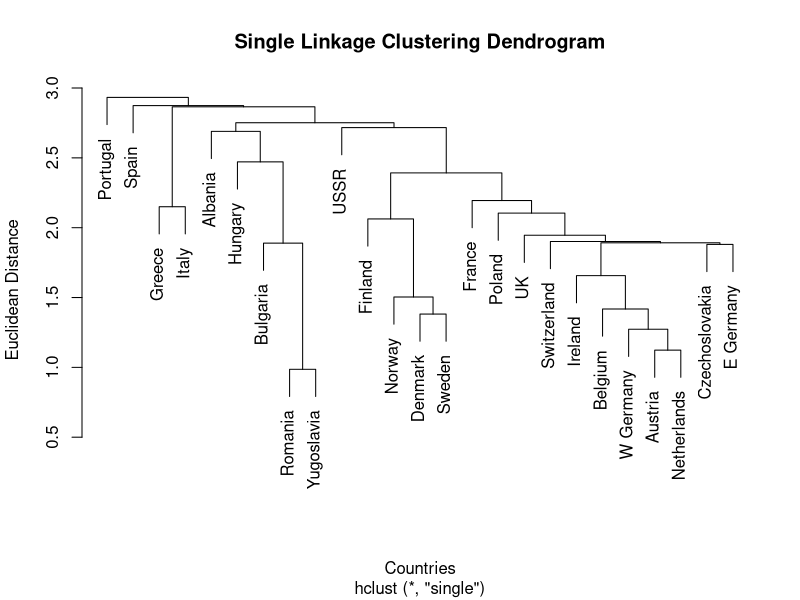
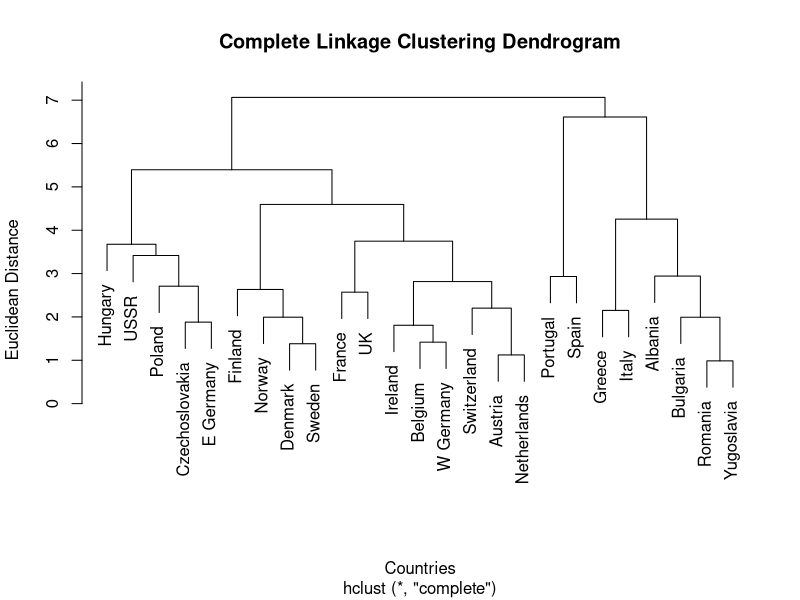
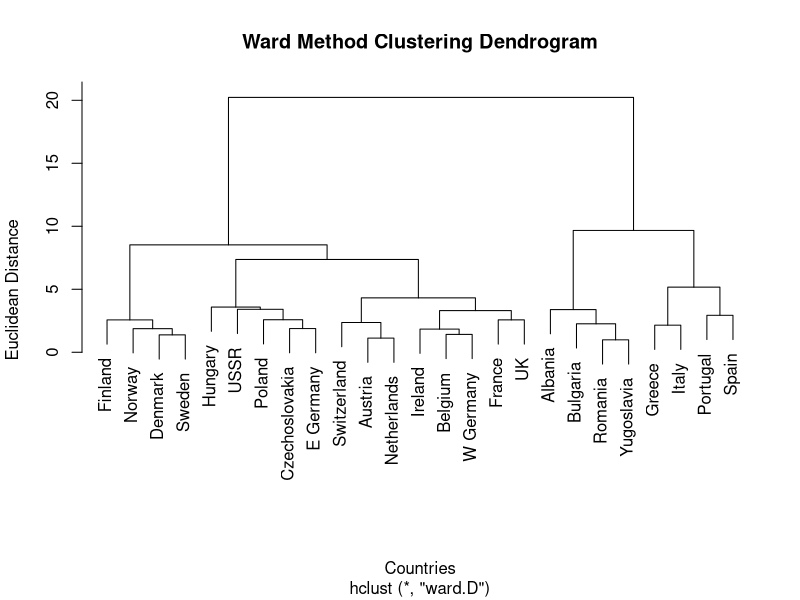
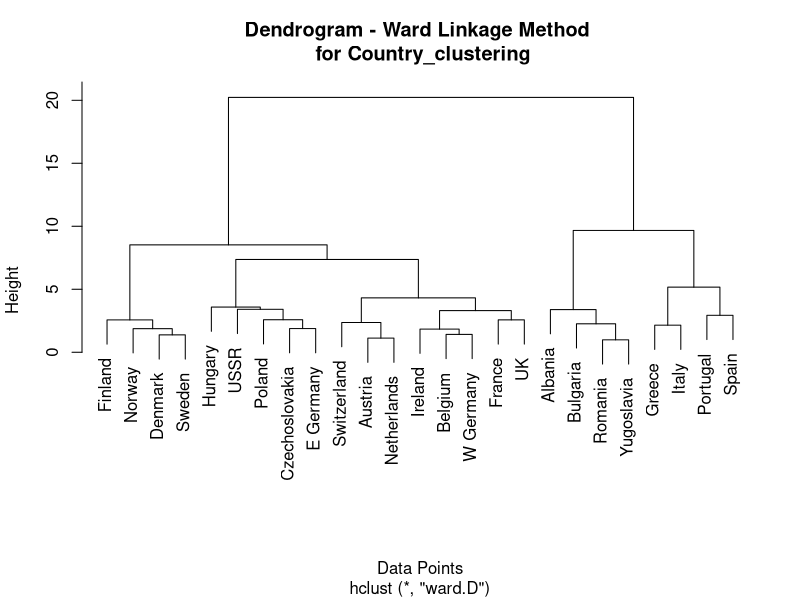

These figures' R source, in order:
## ---- chunk 1
# Set global code chunk options
knitr::opts_chunk$set(warning = FALSE)
## ---- chunk 2
library(cluster)
library(stats)
library(ggplot2)
library(magrittr)
library(dplyr)
library(tibble)
library(maps)
library(fields)
par(mfrow = c(1, 1))
## ---- chunk 3
# Setup data for clustering
protein <- read.csv("day3/data/protein.txt", sep = "\t", header = TRUE)
row.names(protein) <- protein$Country
protein <- protein[, -1]
protein <- scale(protein)
## ---- chunk 4
# Single Linkage Clustering
# Setup
single_linkage <- hclust(dist(protein), method = "single")

# Convert to dendrogram object
plot(single_linkage, main = "Single Linkage Clustering Dendrogram", xlab = "Countries", ylab = "Euclidean Distance")
## ---- chunk 5
# Complete Linkage Clustering
# Setup
complete_linkage <- hclust(dist(protein), method = "complete")

plot(complete_linkage, main = "Complete Linkage Clustering Dendrogram", xlab = "Countries", ylab = "Euclidean Distance")
## ---- chunk 6
# Ward Method Clustering
# Setup
ward_linkage <- hclust(dist(protein), method = "ward.D")

plot(ward_linkage, main = "Ward Method Clustering Dendrogram", xlab = "Countries", ylab = "Euclidean Distance")
## ---- chunk 7

# perform clustering
for (i in c("Country_clustering")){
    if (i == "Country_clustering"){
        data <- protein
    } else if (i == "Protein_clustering"){
        data <- protein_t
    }
    distance_matrix <- dist(data, method = "euclidean")
    hc_single <- hclust(distance_matrix, method = "ward.D")
    plot(hc_single, main = paste0("Dendrogram - Ward Linkage Method \n for ", i), xlab = "Data Points", ylab = "Height")
    abline(h = 70, col = "red", lwd = 2, lty = 2)
    abline(h = 38, col = "blue", lwd = 2, lty = 2)
}

## ---- chunk 8
dev.off()
